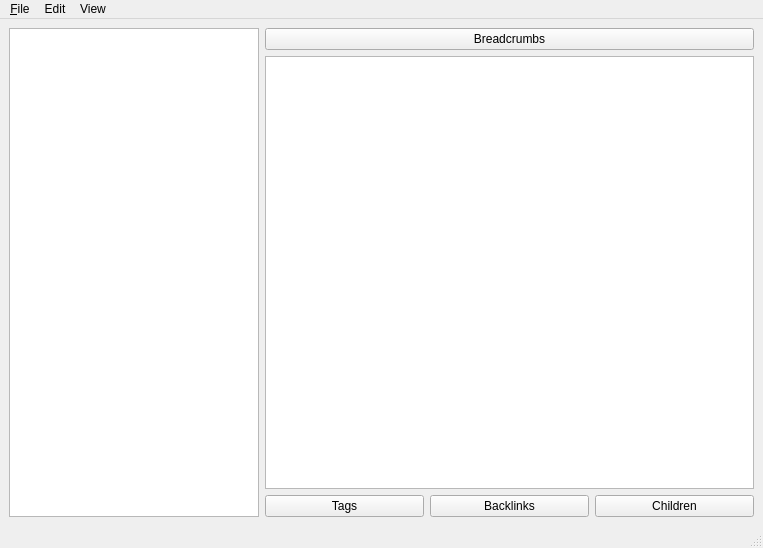
<?xml version="1.0" encoding="UTF-8"?>
<ui version="4.0">
 <class>MainWindow</class>
 <widget class="QMainWindow" name="MainWindow">
  <property name="geometry">
   <rect>
    <x>0</x>
    <y>0</y>
    <width>763</width>
    <height>548</height>
   </rect>
  </property>
  <property name="windowTitle">
   <string>GameWiki</string>
  </property>
  <widget class="QWidget" name="centralwidget">
   <layout class="QVBoxLayout" name="verticalLayout_2">
    <item>
     <layout class="QHBoxLayout" name="horizontalLayout">
      <item>
       <widget class="QTreeView" name="treeView_2">
        <property name="maximumSize">
         <size>
          <width>250</width>
          <height>16777215</height>
         </size>
        </property>
       </widget>
      </item>
      <item>
       <layout class="QVBoxLayout" name="verticalLayout" stretch="0,0,0,0">
        <item>
         <widget class="QPushButton" name="mainButton">
          <property name="text">
           <string>Breadcrumbs</string>
          </property>
         </widget>
        </item>
        <item>
         <layout class="QHBoxLayout" name="horizontalLayout_2"/>
        </item>
        <item>
         <widget class="QTextEdit" name="textEdit"/>
        </item>
        <item>
         <layout class="QHBoxLayout" name="horizontalLayout_3">
          <item>
           <widget class="QPushButton" name="pushButton_3">
            <property name="text">
             <string>Tags</string>
            </property>
           </widget>
          </item>
          <item>
           <widget class="QPushButton" name="pushButton">
            <property name="text">
             <string>Backlinks</string>
            </property>
           </widget>
          </item>
          <item>
           <widget class="QPushButton" name="pushButton_2">
            <property name="text">
             <string>Children</string>
            </property>
           </widget>
          </item>
         </layout>
        </item>
       </layout>
      </item>
     </layout>
    </item>
   </layout>
  </widget>
  <widget class="QMenuBar" name="menubar">
   <property name="geometry">
    <rect>
     <x>0</x>
     <y>0</y>
     <width>763</width>
     <height>21</height>
    </rect>
   </property>
   <widget class="QMenu" name="menuFile">
    <property name="title">
     <string>&amp;File</string>
    </property>
    <addaction name="actionOpen_Project"/>
    <addaction name="separator"/>
    <addaction name="actionNew"/>
    <addaction name="actionSave"/>
   </widget>
   <widget class="QMenu" name="menuEdit">
    <property name="title">
     <string>Edit</string>
    </property>
    <addaction name="actionCopy"/>
    <addaction name="actionPaste"/>
   </widget>
   <widget class="QMenu" name="menuAppearance">
    <property name="title">
     <string>View</string>
    </property>
    <widget class="QMenu" name="menuFont">
     <property name="title">
      <string>Font</string>
     </property>
     <addaction name="actionLarger"/>
    </widget>
    <addaction name="menuFont"/>
   </widget>
   <addaction name="menuFile"/>
   <addaction name="menuEdit"/>
   <addaction name="menuAppearance"/>
  </widget>
  <widget class="QStatusBar" name="statusbar"/>
  <action name="actionSave">
   <property name="text">
    <string>Save</string>
   </property>
   <property name="statusTip">
    <string>Save the markdown file.</string>
   </property>
   <property name="shortcut">
    <string>Ctrl+S</string>
   </property>
  </action>
  <action name="actionNew">
   <property name="text">
    <string>New</string>
   </property>
   <property name="statusTip">
    <string>Create a new markdown file in the project</string>
   </property>
   <property name="shortcut">
    <string>Ctrl+N</string>
   </property>
  </action>
  <action name="actionCopy">
   <property name="text">
    <string>Copy</string>
   </property>
   <property name="shortcut">
    <string>Ctrl+C</string>
   </property>
  </action>
  <action name="actionPaste">
   <property name="text">
    <string>Paste</string>
   </property>
   <property name="shortcut">
    <string>Ctrl+V</string>
   </property>
  </action>
  <action name="actionLarger">
   <property name="text">
    <string>Larger</string>
   </property>
   <property name="shortcut">
    <string>Ctrl++</string>
   </property>
  </action>
  <action name="actionOpen_Project">
   <property name="text">
    <string>Open Project</string>
   </property>
   <property name="shortcut">
    <string>Ctrl+O</string>
   </property>
  </action>
 </widget>
 <resources/>
 <connections/>
</ui>
